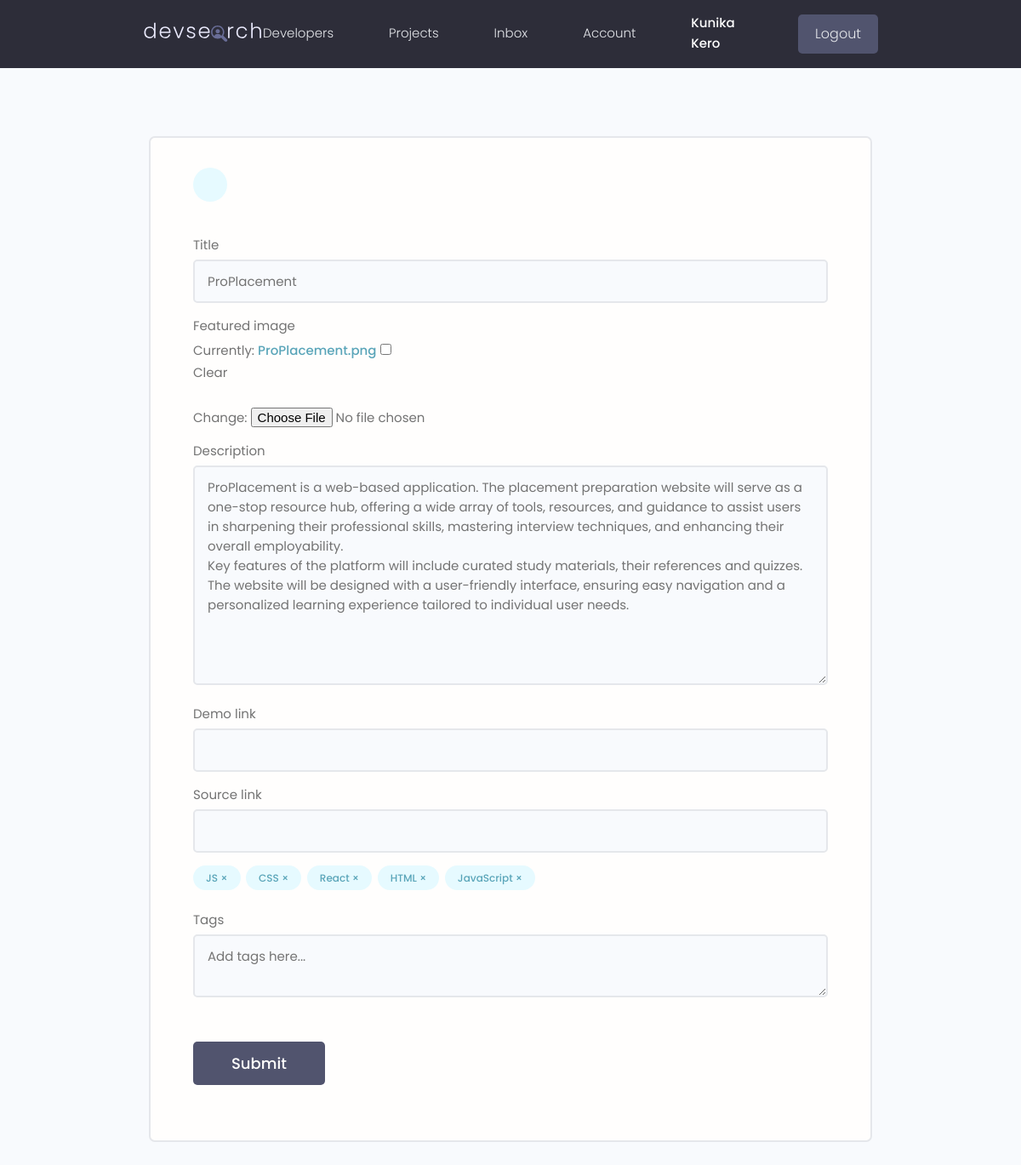
The app's page /projects/update-project/ae68842d-77b6-49ea-806e-99e85a46f4c4/ (signed in) with its own data.
### projects/models.py (models this page shows, shortened)
class Project(models.Model):
    owner = models.ForeignKey(
        Profile, null=True, blank=True, on_delete=models.CASCADE)
    title = models.CharField(max_length=200)
    description = models.TextField(null=True, blank=True)
    featured_image = models.ImageField(null=True, blank=True, default="default.jpg")
    demo_link = models.CharField(max_length=2000, null=True, blank=True)
    source_link = models.CharField(max_length=2000, null=True, blank=True)
    tags = models.ManyToManyField('Tag', blank=True)
    vote_total = models.IntegerField(default=0, null=True, blank=True)
    vote_ratio = models.IntegerField(default=0, null=True, blank=True)
    created = models.DateTimeField(auto_now_add=True)
    id = models.UUIDField(default=uuid.uuid4, unique=True, primary_key=True, editable=False)
    class Meta:
        ordering = ['-vote_ratio', '-vote_total', 'title']

class Tag(models.Model):
    name = models.CharField(max_length=200)
    created = models.DateTimeField(auto_now_add=True)
    id = models.UUIDField(default=uuid.uuid4, unique=True,
                          primary_key=True, editable=False)

### projects/views.py (the view, shortened to what this page needs)
# urls.py: path('update-project/<str:pk>/', views.updateProject, name="update-project"),
@login_required(login_url="login")
def updateProject(request, pk):
    profile = request.user.profile
    project = profile.project_set.get(id=pk)
    form = ProjectForm(instance=project)
    context = {'form': form, 'project': project}
    return render(request, "projects/project_form.html", context)

### projects/forms.py
class ProjectForm(ModelForm):
    class Meta:
        model = Project
        fields = ['title', 'featured_image', 'description',
                  'demo_link', 'source_link']
        widgets = {
            'tags': forms.CheckboxSelectMultiple(),
        }
    def __init__(self, *args, **kwargs):
        super(ProjectForm, self).__init__(*args, **kwargs)
        for name, field in self.fields.items():
            field.widget.attrs.update({'class': 'input'})

### projects/templates/projects/project_form.html (shortened to what this page needs)
{% extends 'main.html' %}
{% block content %}
<main class="formPage my-xl">
    <div class="content-box">
        <div class="formWrapper">
            <a class="backButton" href="{% url 'account' %}"></a>
            <br>
            <form class="form" method="POST" enctype="multipart/form-data">
                {% for field in form %}
                <div class="form__field">
                    <label for="formInput#text">{{field.label}}</label>
                    {{field}}
                </div>
                {% endfor %}
                <div class="form__field">
                    {% for tag in project.tags.all %}
                    <div class="project-tag tag tag--pill tag--main" data-tag="{{tag.id}}"
                        data-project="{{project.id}}">{{tag.name}} &#215;</div>
                    {% endfor %}
                </div>
                <div class="form__field">
                    <label for="formInput#text">Tags</label>
                    <textarea class="input" name="newtags" placeholder="Add tags here..."></textarea>
                </div>
                <input class="btn btn--sub btn--lg  my-md" type="submit" value="Submit" />
            </form>
        </div>
    </div>
</main>
{% endblock %}

### templates/navbar.html (shortened to what this page needs)
{% load static %}
<header class="header">
    <div class="container container--narrow">
        <a href="{% url 'profiles' %}" class="header__logo">
            <img src="{% static 'images/logo.svg' %} " alt="DevSearch Logo" />
        </a>
        <nav class="header__nav">
            <ul class="header__menu">
                <li class="header__menuItem"><a href="{% url 'profiles' %}">Developers</a></li>
                <li class="header__menuItem"><a href="{% url 'projects' %}">Projects</a></li>
                {% if request.user.is_authenticated %}
                <li class="header__menuItem"><a href="{% url 'inbox' %}">Inbox</a></li>
                <li class="header__menuItem"><a href="{% url 'account' %}">Account</a></li>
                <a class="header__menuItem" style="color: white;">
                    {{request.user.first_name}}
                  </a>
                <li class="header__menuItem"><a href="{% url 'logout' %}" class="btn btn--sub">Logout</a></li>
                {% else %}
                <li class="header__menuItem"><a href="{% url 'login' %}" class="btn btn--sub">Login/Sign Up</a></li>
                {% endif %}
            </ul>
        </nav>
    </div>
</header>

### static/styles/app.css (style rules this page uses)
:root { --color-sub: #2d2d39; }
.btn--sub { background-color: var(--color-sub-light); }
img { width: 100%; }
.content-box { width: 95%; max-width: 85rem; margin: 0 auto; }
.header { position: sticky; z-index: 111; background-color: var(--color-sub); padding: 1.5rem 0; }
.header > .container { display: flex; justify-content: space-between; align-items: center; }
.header__logo > img { height: 3.8rem; }
.header__nav > ul { display: inline-flex; align-items: center; list-style: none; gap: 6.5rem; }
.header__menuItem > a { color: var(--color-light); font-weight: 300; }
.backButton { background: var(--color-main-light); color: var(--color-main); width: 4rem; height: 4rem; display: flex; align-items: center; justify-content: center; border-radius: 50%; }
.formPage .formWrapper { list-style: none; background: var(--color-white); padding: 3.5rem 5rem; border: 2px solid var(--color-light); border-radius: 0.7rem; }

### static/uikit/styles/modules/_variables.css (style rules this page uses)
:root { --color-main: #5aa5b9; --color-main-light: #e6faff; --color-sub: #3f4156; --color-sub-light: #51546e; --color-sub-lighter: #ededfd; --color-text: #737373; --color-gray: #8b8b8b; --color-light: #e5e7eb; --color-light-gray: #767676; --color-bg: #f8fafd; --color-white: #fffefd; --color-white-light: #f3f3f3; --color-success: #359e64; --color-success-bg: #def8e8; --color-error: #fc4b0b; --color-error-bg: #fff2ee; --font-base: 'Poppins', arial, helvetica, 'Segoe UI', roboto, ubuntu, sans-serif; --font-monospace: 'Fira Code', 'Courier New', courier, monospace; --font-regular: 300; --font-medium: 500; --font-bold: 700; --generic-shadow: 1px 1px 5px #00000010; --generic-transition: all 0.3s ease-in-out; }

### static/uikit/styles/modules/_base.css (style rules this page uses)
* { margin: 0; padding: 0; box-sizing: border-box; text-rendering: optimizeLegibility; color: inherit; font-size: inherit; }
html { font-size: 50%; }
@media only screen and (min-width: 480px) { html { font-size: 56.25%; } }
@media only screen and (min-width: 1200px) { html { font-size: 62.5%; } }
body { line-height: 1.6; font-weight: 400; font-size: 1.5rem; color: var(--color-text); background-color: var(--color-bg); min-height: 100vh; }

### static/uikit/styles/modules/_typography.css (style rules this page uses)
* { font-family: var(--font-base); }
a { padding-bottom: 2px; text-decoration: none; display: inline-block; color: var(--color-main); font-weight: var(--font-medium); }

### static/uikit/styles/modules/_utilities.css (style rules this page uses)
.container { width: 92%; max-width: 165rem; margin: 0 auto; box-sizing: border-box; }
.container--narrow { width: 92%; max-width: 120rem; }
@media screen and (min-width: 1000px) { .container { width: 90%; } }
@media screen and (min-width: 1000px) { .container--narrow { width: 85%; } }
@media screen and (min-width: 1200px) { .container { width: 80%; } }
@media screen and (min-width: 1200px) { .container--narrow { width: 72%; } }
.my-md { margin: 3rem auto; }
.my-xl { margin: 8rem auto; }

### static/uikit/styles/modules/_button.css (style rules this page uses)
.btn { display: inline-block; position: relative; cursor: pointer; background-color: var(--color-light); font-weight: var(--font-medium); color: var(--color-sub); text-decoration: none; padding: 1rem 2rem; border-radius: 0.5rem; border: none; width: -webkit-fit-content; width: -moz-fit-content; width: fit-content; height: -webkit-fit-content; height: -moz-fit-content; height: fit-content; font-size: 1.6rem; outline-width: 0; outline-color: transparent; -webkit-backface-visibility: hidden; backface-visibility: hidden; transition: all 0.3s ease-in-out; }
.btn--sub { background-color: var(--color-sub); color: var(--color-white); }
.btn--lg { font-size: 1.8rem; padding: 1.2rem 4.5rem; }

### static/uikit/styles/modules/_form.css (style rules this page uses)
.form { display: block; }
.form__field { margin-top: 1.5rem; margin-bottom: 1.5rem; }
.form__label, .form__field > label { display: block; margin-bottom: 0.5rem; color: var(--color-text); }
input.input[type='text'], input.input[type='email'], input.input[type='password'], input.input[type='number'], select.input, textarea.input { min-width: 24rem; width: 100%; padding: 1.2rem 1.5rem; border-radius: 0.5rem; border: 2px solid var(--color-light); transition: all 0.3s ease-in-out; background-color: var(--color-bg); }

### static/uikit/styles/modules/_tag.css (style rules this page uses)
.tag { display: inline-flex; align-items: center; background-color: var(--color-sub); height: -webkit-fit-content; height: -moz-fit-content; height: fit-content; width: -webkit-fit-content; width: -moz-fit-content; width: fit-content; border-radius: 0.5rem; padding: 0.5rem 1.5rem; font-size: 1.2rem; cursor: pointer; }
.tag:not(:last-child) { margin-right: 0.25rem; margin-bottom: 0.75rem; }
.tag--pill { border-radius: 5rem; }
.tag--main, .tag--main > small { background: var(--color-main-light); color: var(--color-main); font-weight: 500; }

### records on screen
Project: form "ProPlacement" "ProPlacement is a web-based application. The placement preparation website will serve as a one-stop resource hub, offering a wide array of tools, resources, and guidance to assist users in sharpening their professional skills, mastering interview techniques, and enhancing their overall employability. Key features of the platform will include curated study materials, their references and quizzes. The website will be designed with a user-friendly interface, ensuring easy navigation and a personalized learning experience tailored to individual user needs."
Tag: name "JS"
Tag: name "CSS"
Tag: name "React"
Tag: name "HTML"
Tag: name "JavaScript"

### other values on screen
{{ request.user.first_name }} "Kunika Kero"
{{ field.label }} "Title" "Featured image" "Description" "Demo link" "Source link"
